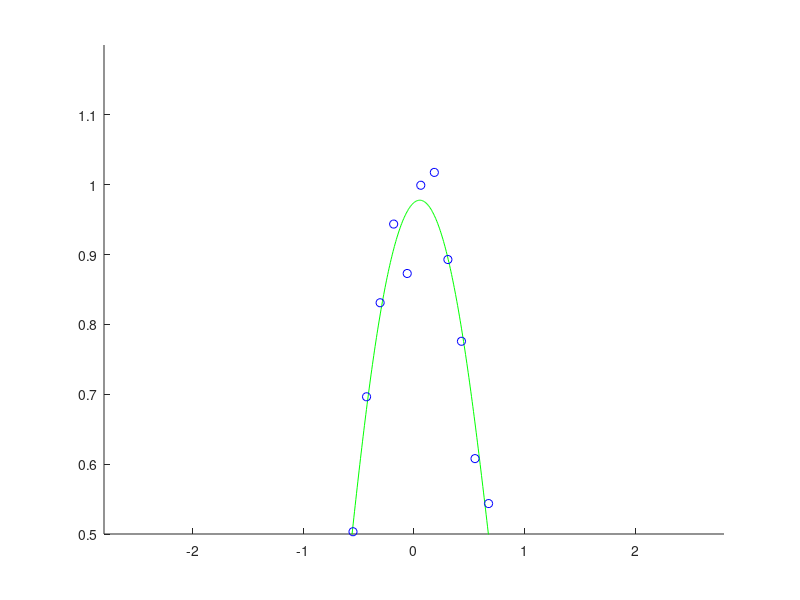

The MATLAB source for this figure:
clc,clear,close all;
%对使用高斯盒模型的L2约束最小二乘学习法进行交叉已验证法
%高斯核=exp(-(x-c)^2/(2*h^2))
n=50;N=1000;x=linspace(-3,3,n)';X=linspace(-3,3,N)';
%输入，生成一个新的向量y，y的每个元素是对应的pix元素的正弦值除以pix元素本身，
% 然后加上0.1倍的x元素值和一个随机噪声。
pix=pi*x;
y=sin(pix)./(pix)+0.1*x+0.05*randn(n,1);

x2=x.^2; xx =repmat(x2,1,n)+repmat(x2',n,1)-2*x*x';
hhs=2*[0.03 0.3 3].^2; ls=[0.0001 0.1 100];
m=5; 
u=floor(m*[0:n-1]/n)+1;u=u(randperm(n));
for hk=1:length(hhs)
    hh=hhs(hk);k=exp(-xx/hh);
    for i=1:m
        ki=k(u~=i,:);kc=k(u==i,:);yi=y(u~=i);yc=y(u==i);
        for lk=1:length(ls)
            l=ls(lk);
            t=(ki'*ki+l*eye(n))\(ki'*yi);
            fc=kc*t;
            g(hk,lk,i)=mean((fc-yc).^2);
        end
    end
end
[gl,ggl]=min(mean(g,3),[],2);[gh1,ggh1]=min(gl);
L=ls(ggl(ggh1));HH=hhs(ggh1);

K=exp(-(repmat(X.^2,1,n)+repmat(x2',N,1)-2*X*x')/HH);
k=exp(-xx/HH);
t=(k^2+L*eye(n))\(k*y);
F=K*t;

figure(1);clf;hold on;axis([-2.8 2.8 0.5 1.2]);
plot(X,F,'g-');
plot(x,y,'bo');

